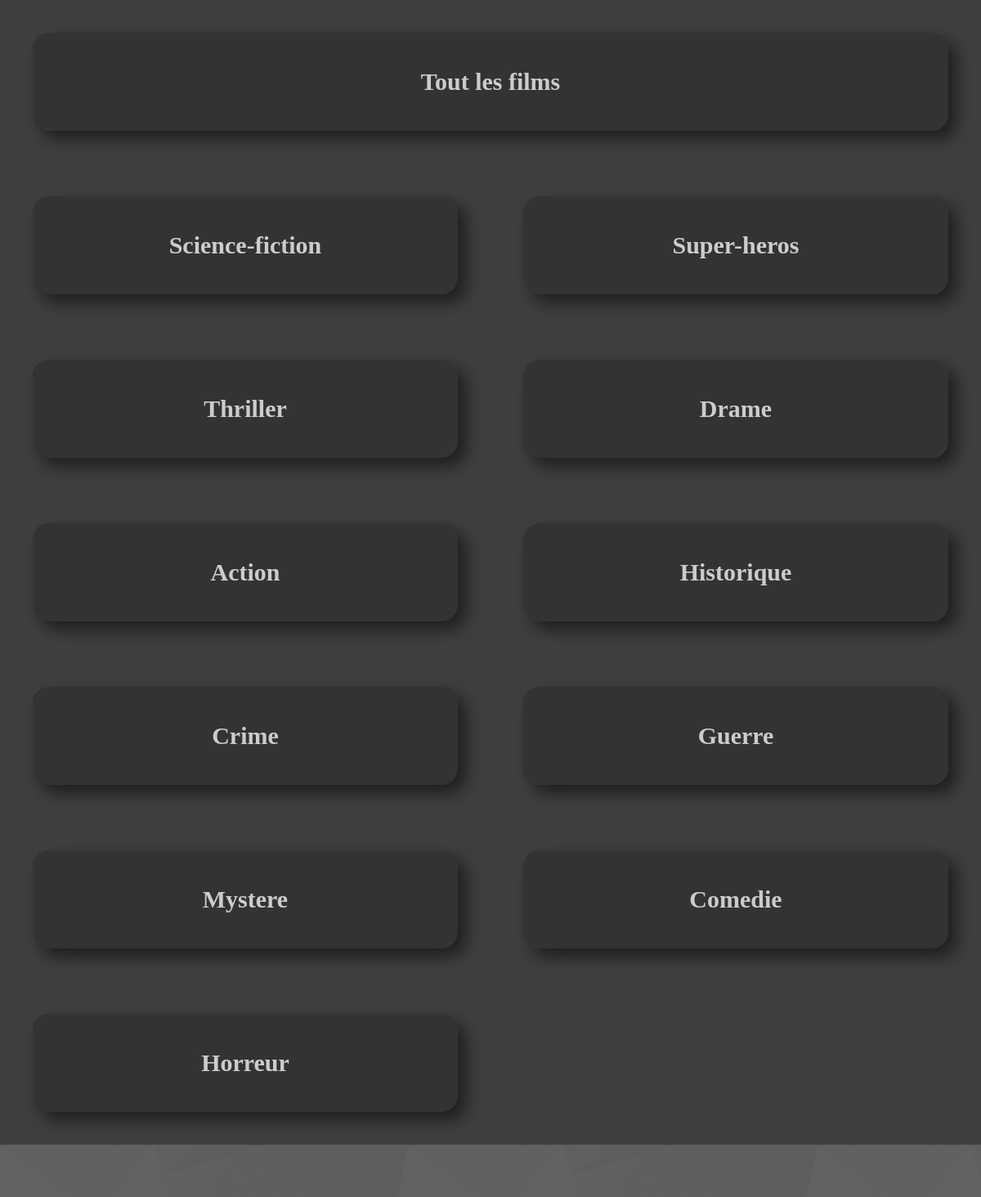
Page /php/all_categorie.php on the committed database.
### tables this page shows
CREATE TABLE "categorie" (
	"cid"	INTEGER NOT NULL,
	"cnom"	TEXT NOT NULL,
	PRIMARY KEY("cid" AUTOINCREMENT)
);

### php/all_categorie.php (the view, shortened to what this page needs)
<html lang="fr">
<head>
    <link rel="stylesheet" href="../css/style.css">
</head>
<body>
    <div class="main_page">
        <?php
        $db = new SQLite3("../db/db.db");
        $res = $db->query("SELECT * FROM categorie");
        ?>
        <?php
        echo "<div class='box'>";
            echo "<table>";
                echo "<thead>";
                    echo "<tr>";
                        echo "<th><a href='../php/all_movie.php'>Tout les films</a><br></th>";
                    echo "</tr>";
                echo "</thead>";
            echo "</table>";
        echo "</div>";
            echo "<div class='main_tab'>";
                        while ($row = $res->fetchArray()) {
                            echo "<div class='box'>";
                                echo "<table>";
                                    echo "<thead>";
                                        echo "<tr>";
                                            echo "<th><a href='../php/categorie.php?categorie={$row['cnom']}'>{$row['cnom']}</a></th>";
                                        echo "</tr>";
                                    echo "</thead>";
                                echo "</table>";
                            echo "</div>";
                        }
            echo "</div>";
        ?>
    </div>
    <footer class="main_footer">
    </footer>
</body>

### css/style.css (style rules this page uses)
* { margin: 0; padding: 0; list-style: none; text-decoration: none; }
body { background-color: #3f3f3f; }
.main_tab { display: grid; grid-template-columns: repeat(2, 1fr); }
.box { background-color: #333333; border-radius: 20px; padding: 10px; box-shadow: 10px 10px 20px #1E1E1E; margin: 40px; height: 100px; }
table { height: 100%; width: 100%; }
thead { color: white; font-size: 30px; height: 20%; }
th a { color: #fff; opacity: .75; }
.main_page { background-color: #3f3f3f; min-height: 66%; }
.main_footer { height: 8%; background: url(../img/background.png) top left #6e6e6e; font-size: large; }

### rows in the picture
categorie: cnom "Science-fiction"
categorie: cnom "Super-heros"
categorie: cnom "Thriller"
categorie: cnom "Drame"
categorie: cnom "Action"
categorie: cnom "Historique"
categorie: cnom "Crime"
categorie: cnom "Guerre"
categorie: cnom "Mystere"
categorie: cnom "Comedie"
categorie: cnom "Horreur"
